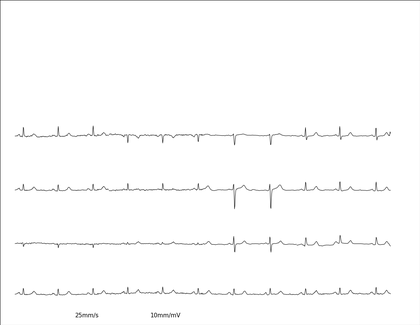
%> input picture Phase 1/ECG Image Generator/ecg-image-digitizer/images/1.png, 420 x 325 px, shrunk from 1100 x 850 before the run
$ octave --eval "result = ecg_gridest_margdist(imread('images/1.png'));"   (GNU Octave 9; MATLAB toolbox functions it lacks are replaced by stand-ins)
%> lines starting %> are read from the running program, lines starting %| are printed output that depends on the picture
### Phase 1/ECG Image Generator/ecg-image-digitizer/tanh_sat.m
function y = tanh_sat(x, param, varargin)
% tanh_sat - Saturates outlier samples using a tanh shape function
%
% Usage:
%   y = tanh_sat(x, param, mode)
% Inputs:
%   x: Input data, can be a vector or a matrix (channels x time)
%   param: Scaling factor for the saturation level:
%       - If mode == 'ksigma' or no mode defined: k times the standard deviation of each channel
%       - If mode = 'absolute': a vector of absolute thresholds used to
%           saturate each channel. If param is a scalar, the same value is
%           used for all channels
%   mode (optional): 'ksigma' or 'absolute'. Default is 'ksigma'
%
% Output:
%   y: Saturated data with outliers replaced by the saturation level
%
% Revision History:
%   2020: First release
%   2023: Renamed from deprecated version TanhSaturation()
%
% References:
%   Reza Sameni, 2020-2023
%   The Open-Source Electrophysiological Toolbox
%   https://github.com/alphanumericslab/OSET

if nargin > 2 && ~isempty(varargin{1})
    mode = varargin{1};
else
    mode = 'ksigma';
end

switch mode
    case 'ksigma'
        alpha = param * std(x, [], 2); % Compute the scaling factor based on the standard deviation of each channel
    case 'absolute'
        if isscalar(param)
            alpha = param * ones(1, size(x, 1));
        elseif isvector(param)
            if length(param) == size(x, 1)
                alpha = param;
            else
                error('Parameter must be a scalar or a vector with the same number of elements as the data channels');
            end
        end
    otherwise
        error('Undefined mode');
end

alpha = alpha(:); % Convert to a column vector
y = diag(alpha) * tanh(diag(1./alpha) * x); % Scale the input data and apply the tanh function to saturate outliers

### Phase 1/ECG Image Generator/ecg-image-digitizer/ecg_gridest_margdist.m
function [grid_size_hor, grid_size_ver, peak_gaps_hor, peak_gaps_ver, peak_amps_hor, peak_amps_ver] = ecg_gridest_margdist(img, varargin)
% ecg_gridest_margdist Estimates grid size in ECG images.
%
% This function analyzes an ECG image to estimate the grid size in both
% horizontal and vertical directions using the average marginal pixel
% densities of regular or random patches of the ECG. Potential horizontal
% and vertical grid sizes are returned for further evaluation
%
% Note: This function only detects regular grids. The returned values should
%   be evaluated based on the image DPI and ECG image style to map the grid
%   resolutions to physical time and amplitude units.
%
% Syntax:
%   [grid_size_hor, grid_size_ver, grid_spacing_hor_all_seg, grid_spacing_ver_all_seg] = ecg_gridest_margdist(img)
%   [grid_size_hor, grid_size_ver, grid_spacing_hor_all_seg, grid_spacing_ver_all_seg] = ecg_gridest_margdist(img, params)
%
% Inputs:
%   img - A 2D matrix representing the ECG image in grayscale or RGB formats.
%   params - (optional) A struct containing various parameters to control
%            the image processing and grid detection algorithm. Default
%            values are used if this argument is not provided or is partially
%            provided. See function implementation for details.
%
% Outputs:
%   grid_size_hor - Estimated grid size in the horizontal direction (in pixels).
%   grid_size_ver - Estimated grid size in the vertical direction (in pixels).
%   grid_spacing_hor_all_seg - Grid spacing for all segments in the
%                                     horizontal direction (in pixels).
%   grid_spacing_ver_all_seg - Grid spacing for all segments in the
%                                   vertical direction (in pixels).
%
% Example:
%   % Load an ECG image
%   img = imread('path/to/ecg_image.jpg');
%
%   % Estimate grid size with default parameters
%   [gh, gv, gsh, gsv] = ecg_gridest_margdist(img);
%
%   % Estimate grid size with custom parameters
%   params = struct('blur_sigma_in_inch', 0.8, 'remove_shadows', false);
%   [gh, gv, gsh, gsv] = ecg_gridest_margdist(img, params);
%
% Notes:
%   - The function requires Image Processing Toolbox for some operations.
%   - Edge detection is optional and can be controlled via the 'apply_edge_detection'
%     parameter in the params struct.
%   - The function uses histogram-based analysis for grid detection which
%     can be sensitive to image quality and resolution.
%
% Reference:
%   Reza Sameni, 2023, ECG-Image-Kit: A toolkit for ECG image analysis.
%   Available at: https://github.com/alphanumericslab/ecg-image-kit
%
% Revision History:
%   2023: First release
%

%% parse algorithm parameters
if nargin > 1
    params = varargin{1};
else
    params = [];
end

if ~isfield(params, 'blur_sigma_in_inch') || isempty(params.blur_sigma_in_inch)
    params.blur_sigma_in_inch = 1.0; % bluring filter sigma in inches
end
if ~isfield(params, 'paper_size_in_inch') || isempty(params.paper_size_in_inch)
    params.paper_size_in_inch = [11, 8.5]; % default paper size in inch (letter size)
end

if ~isfield(params, 'remove_shadows') || isempty(params.remove_shadows)
    params.remove_shadows = true; % remove shadows due to photography/scanning by default
end

if ~isfield(params, 'apply_edge_detection') || isempty(params.apply_edge_detection)
    params.apply_edge_detection = false; % detect grid on edge detection outputs
end

if ~isfield(params, 'cluster_peaks') || isempty(params.cluster_peaks)
    params.cluster_peaks = true; % cluster the marginal histogram peaks or not
end

if params.cluster_peaks
    if ~isfield(params, 'max_clusters') || isempty(params.max_clusters)
        params.max_clusters = 3; % number of clusters
    end

    if ~isfield(params, 'cluster_selection_method') || isempty(params.cluster_selection_method)
        params.cluster_selection_method = 'GAP_MIN_VAR'; % method for selecting clusters: 'GAP_MIN_VAR', 'MAX_AMP_PEAKS'
    end

end

if ~isfield(params, 'avg_quartile') || isempty(params.avg_quartile)
    params.avg_quartile = 50.0; % the middle quartile used for averaging the estimated grid gaps
end

if params.avg_quartile > 100.0
    error('avg_quartile parameter must be between 0 and 100.0');
end

if params.apply_edge_detection
    if ~isfield(params, 'post_edge_det_gauss_filt_std') || isempty(params.post_edge_det_gauss_filt_std)
        params.post_edge_det_gauss_filt_std = 0.01; % post edge detection line smoothing
    end

    if ~isfield(params, 'post_edge_det_sat') || isempty(params.post_edge_det_sat)
        params.post_edge_det_sat = true; % saturate densities or not
    end
    if params.post_edge_det_sat
        if ~isfield(params, 'sat_level_upper_prctile') || isempty(params.sat_level_upper_prctile)
            params.sat_level_upper_prctile = 99.0; % upper saturation threshold after bluring
        end
        if ~isfield(params, 'sat_level_lower_prctile') || isempty(params.sat_level_lower_prctile)
            params.sat_level_lower_prctile = 1.0; % lower saturation threshold after bluring
        end
    end
end

if ~isfield(params, 'sat_pre_grid_det') || isempty(params.sat_pre_grid_det)
    params.sat_pre_grid_det = true; % saturate densities or not (before spectral estimation)
end
if params.sat_pre_grid_det
    if ~isfield(params, 'sat_level_pre_grid_det') || isempty(params.sat_level_pre_grid_det)
        params.sat_level_pre_grid_det = 0.7; % saturation k-sigma before grid detection
    end
end

if ~isfield(params, 'num_seg_hor') || isempty(params.num_seg_hor)
    params.num_seg_hor = 4;
end

if ~isfield(params, 'num_seg_ver') || isempty(params.num_seg_ver)
    params.num_seg_ver = 4;
end

if ~isfield(params, 'hist_grid_det_method') || isempty(params.hist_grid_det_method)
    params.hist_grid_det_method = 'RANDOM_TILING'; %'REGULAR_TILING', 'RANDOM_TILING';
    if ~isfield(params, 'total_segments') || isempty(params.total_segments)
        params.total_segments = 100;
    end
end

if ~isfield(params, 'min_grid_resolution') || isempty(params.min_grid_resolution)
    params.min_grid_resolution = 1; % in pixels
end

if ~isfield(params, 'min_grid_peak_prom_prctile') || isempty(params.min_grid_peak_prom_prctile)
    params.min_grid_peak_prom_prctile = 2;
end

if ~isfield(params, 'detailed_plots') || isempty(params.detailed_plots)
    params.detailed_plots = 0; % 0 no plots, 1 some plots, 2 all plots (for diagnosis mode only)
end

width = size(img, 2);
%> width = 420
height = size(img, 1);
%> height = 325

%% convert image to gray scale if in RGB
if ndims(img) == 3
    img_gray = double(rgb2gray(img));
    img_gray = img_gray / max(img_gray(:));
else
    % invert and normalize greyscale image
    img_gray = double(img);
    img_gray = imcomplement(img_gray / max(img_gray(:)));
end

%% shaddow removal and intensity normalization
switch params.remove_shadows
    case true
        blurrring_sigma = mean([width * params.blur_sigma_in_inch / params.paper_size_in_inch(1), height * params.blur_sigma_in_inch / params.paper_size_in_inch(2)]);
%> blurrring_sigma = 38.21
        img_gray_blurred = imgaussfilt(img_gray, blurrring_sigma, 'Padding', 'symmetric');

        img_gray_normalized = img_gray ./ img_gray_blurred;
        img_gray_normalized = (img_gray_normalized - min(img_gray_normalized(:)))/(max(img_gray_normalized(:)) - min(img_gray_normalized(:)));

    case false
        img_gray_blurred = img_gray;
        img_gray_normalized = img_gray;

end

%% edge detection
if params.apply_edge_detection
    % Canny edge detection
    edges = edge(img_gray_normalized, 'Canny');

    % make the edges sharper
    % edges = bwmorph(edges, 'thin', Inf);
    edges = bwmorph(edges, 'skel', Inf);

    % smooth the lines
    blurrring_sigma = mean([width * params.post_edge_det_gauss_filt_std / params.paper_size_in_inch(1), height * params.post_edge_det_gauss_filt_std / params.paper_size_in_inch(2)]);
    edges_blurred = imgaussfilt(double(edges), blurrring_sigma);
    % edges_blurred = edges_blurred / max(edges_blurred(:));
    % edges_blurred = double(edges) / max(double(edges(:)));

    edges_blurred_sat = edges_blurred;
    % saturate extreme pixels
    if params.post_edge_det_sat
        % upper saturation level
        sat_level = prctile(edges_blurred(:), params.sat_level_upper_prctile);
        I_sat = edges_blurred > sat_level;
        edges_blurred_sat(I_sat) = sat_level;

        % lower saturation level
        sat_level = prctile(edges_blurred(:), params.sat_level_lower_prctile);
        I_sat = edges_blurred < sat_level;
        edges_blurred_sat(I_sat) = sat_level;
    end

    edges_blurred_sat = edges_blurred_sat / max(edges_blurred_sat(:));

    img_gray_normalized = imcomplement((edges_blurred_sat - min(edges_blurred_sat(:)))/(max(edges_blurred_sat(:)) - min(edges_blurred_sat(:))));
end

%% image density saturation
if params.sat_pre_grid_det
    img_sat = tanh_sat(1.0 - img_gray_normalized(:)', params.sat_level_pre_grid_det, 'ksigma')';%imbinarize(img_gray_normalized, 'adaptive','ForegroundPolarity','dark','Sensitivity',0.4);
%> in tanh_sat, `mode = varargin{1};`: mode = 'ksigma'
%> in tanh_sat, `alpha = param * std(x, [], 2);`: alpha = 0.0475
    img_gray_normalized = reshape(img_sat, size(img_gray_normalized));
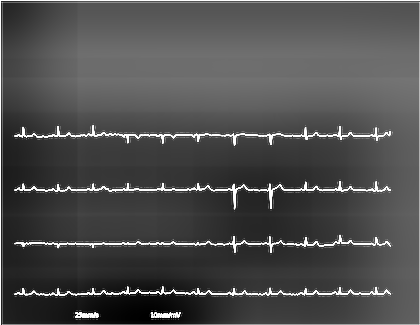
%> img_gray_normalized: size 325x420 double; min 0, max 0.0475, mean 0.0146; drawn with min black and max white
end

%% segmentation
seg_width = floor(width / params.num_seg_hor);
%> seg_width = 105
seg_height = floor(height / params.num_seg_ver);
%> seg_height = 81
switch params.hist_grid_det_method
    case 'REGULAR_TILING' % regular tiling across the entire image
        segments_stacked = zeros(seg_height, seg_width, params.num_seg_hor * params.num_seg_ver);
        k = 1;
        for i = 1 : params.num_seg_ver
            for j = 1 : params.num_seg_hor
                segments_stacked(:, :, k) = img_gray_normalized((i -1)*seg_height + 1 : i*seg_height, (j -1)*seg_width + 1 : j*seg_width);
                k = k + 1;
            end
        end
    case 'RANDOM_TILING' % random segments across the entire image
        segments_stacked = zeros(seg_height, seg_width, params.total_segments);
        for k = 1 : params.total_segments
            start_hor = randi(width - seg_width);
            start_ver = randi(height - seg_height);
            segments_stacked(:, :, k) = img_gray_normalized(start_ver : start_ver + seg_height-1, start_hor : start_hor + seg_width-1);
        end
end

%% horizontal/vertical histogram estimation per patch
grid_spacing_hor_all_seg = zeros(1, size(segments_stacked, 3));
grid_spacing_ver_all_seg = zeros(1, size(segments_stacked, 3));
peak_amps_hor = [];
peak_gaps_hor = [];
peak_amps_ver = [];
peak_gaps_ver = [];
for k = 1 : size(segments_stacked, 3)
    hist_hor = 1.0 - mean(segments_stacked(:, :, k), 2); % marginal intensity (black and white flipped)
    min_grid_peak_prominence = prctile(hist_hor, params.min_grid_peak_prom_prctile) - min(hist_hor);
    [pk_amps_hor, I_pk_hor] = findpeaks(hist_hor, 'MinPeakDistance', params.min_grid_resolution, 'MinPeakProminence', min_grid_peak_prominence);
    if length(pk_amps_hor) > 1
        peak_amps_hor = cat(1, peak_amps_hor, pk_amps_hor(2:end));
        peak_gaps_hor = cat(1, peak_gaps_hor, diff(I_pk_hor));
    end

    hist_ver = 1.0 - mean(segments_stacked(:, :, k), 1)'; % marginal intensity (black and white flipped)
    min_grid_peak_prominence = prctile(hist_ver, params.min_grid_peak_prom_prctile) - min(hist_ver);
    [pk_amps_ver, I_pk_ver] = findpeaks(hist_ver, 'MinPeakDistance', params.min_grid_resolution, 'MinPeakProminence', min_grid_peak_prominence);
    if length(pk_amps_ver) > 1
        peak_amps_ver = cat(1, peak_amps_ver, pk_amps_ver(2:end));
        peak_gaps_ver = cat(1, peak_gaps_ver, diff(I_pk_ver));
    end
end
%> this loop made 1 pass

%% calculate horizontal/vertical grid sizes based on the marginal distributions with max intensity
if params.cluster_peaks == false % direct method
    peak_gaps_prctiles = prctile(peak_gaps_hor, [50.0 - params.avg_quartile/2, 50.0 + params.avg_quartile/2]);
    grid_size_hor = mean(peak_gaps_hor(peak_gaps_hor >= peak_gaps_prctiles(1) & peak_gaps_hor <= peak_gaps_prctiles(2)), 'omitnan');

    peak_gaps_prctiles = prctile(peak_gaps_ver, [50.0 - params.avg_quartile/2, 50.0 + params.avg_quartile/2]);
    grid_size_ver = mean(peak_gaps_ver(peak_gaps_ver >= peak_gaps_prctiles(1) & peak_gaps_ver <= peak_gaps_prctiles(2)), 'omitnan');
else % indirect method (cluster the local peaks)
    eval_kmeans = @(X,K)(kmeans(X, K)); % use kmeans clustering
    klist = 1 : params.max_clusters; % the maximum number of clusters

    eva = evalclusters([peak_amps_hor(:), peak_gaps_hor(:)], eval_kmeans, 'CalinskiHarabasz', 'klist', klist); % use peak amps and gaps as features
    IDX_hor = kmeans(peak_amps_hor(:), eva.OptimalK);
    switch params.cluster_selection_method % method for selecting clusters: 'GAP_MIN_VAR', 'MAX_AMP_PEAKS'
        case 'GAP_MIN_VAR' % select the cluster with local peaks that are most regular in their gaps (have the smallest inter-peak gap variance)
            peak_gaps_per_cluster = zeros(1, eva.OptimalK);
            for cc = 1 : eva.OptimalK
                peak_gaps_per_cluster(cc) = std(peak_gaps_hor(IDX_hor == cc));
            end
            [~, selected_cluster_hor] = min(peak_gaps_per_cluster);
        case 'MAX_AMP_PEAKS' % select the cluster that has the highest marginal density
            peak_amps_per_cluster = zeros(1, eva.OptimalK);
            for cc = 1 : eva.OptimalK
                peak_amps_per_cluster(cc) = median(peak_amps_hor(IDX_hor == cc));
            end
            [~, selected_cluster_hor] = max(peak_amps_per_cluster);
        otherwise
            error('undefined cluster selection method')
    end
    % calculate the average of the middle of the distribution
    % (trimmed-mean) for robustness
    peak_gaps_selected_cluster = peak_gaps_hor(IDX_hor == selected_cluster_hor);
    peak_gaps_prctiles = prctile(peak_gaps_selected_cluster,[50.0 - params.avg_quartile/2, 50.0 + params.avg_quartile/2]);
    grid_size_hor = mean(peak_gaps_selected_cluster(peak_gaps_selected_cluster >= peak_gaps_prctiles(1) & peak_gaps_selected_cluster <= peak_gaps_prctiles(2)), 'omitnan');

    % repat the above steps for the vertical marginal densities
    eva = evalclusters([peak_amps_ver(:), peak_gaps_ver(:)], eval_kmeans, 'CalinskiHarabasz', 'klist', klist);
    IDX_ver = kmeans(peak_amps_ver(:), eva.OptimalK);
    switch params.cluster_selection_method % method for selecting clusters: 'GAP_MIN_VAR', 'MAX_AMP_PEAKS'
        case 'GAP_MIN_VAR'
            peak_gaps_per_cluster = zeros(1, eva.OptimalK);
            for cc = 1 : eva.OptimalK
                peak_gaps_per_cluster(cc) = std(peak_gaps_ver(IDX_ver == cc));
            end
            [~, selected_cluster_ver] = min(peak_gaps_per_cluster);
        case 'MAX_AMP_PEAKS'
            peak_amps_per_cluster = zeros(1, eva.OptimalK);
            for cc = 1 : eva.OptimalK
                peak_amps_per_cluster(cc) = median(peak_amps_ver(IDX_ver == cc));
            end
            [~, selected_cluster_ver] = max(peak_amps_per_cluster);
        otherwise
            error('undefined cluster selection method')
    end
    peak_gaps_selected_cluster = peak_gaps_ver(IDX_ver == selected_cluster_ver);
    peak_gaps_prctiles = prctile(peak_gaps_selected_cluster,[50.0 - params.avg_quartile/2, 50.0 + params.avg_quartile/2]);
    grid_size_ver = mean(peak_gaps_selected_cluster(peak_gaps_selected_cluster >= peak_gaps_prctiles(1) & peak_gaps_selected_cluster <= peak_gaps_prctiles(2)), 'omitnan');

end

%% plots used during development
if params.detailed_plots > 1
    figure
    hold on
    nn = 1 : length(hist_hor);
    plot(nn, hist_hor)
    plot(nn(I_peaks_hor), peak_amps_hor, 'ro')
    if params.cluster_peaks == true
        plot(nn(I_peaks_hor(IDX_hor == selected_cluster_hor)), peak_amps_hor(IDX_hor == selected_cluster_hor), 'gx', 'markersize', 12)
    end
    grid

    figure
    hold on
    nn = 1 : length(hist_ver);
    plot(nn, hist_ver)
    plot(nn(I_peaks_ver), peak_amps_ver, 'ro')
    if params.cluster_peaks == true
        plot(nn(I_peaks_ver(IDX_ver == selected_cluster_ver)), peak_amps_ver(IDX_ver == selected_cluster_ver), 'gx', 'markersize', 12)
    end
    grid
end
grid_size_hor = median(grid_spacing_hor_all_seg, 'omitnan');
grid_size_ver = median(grid_spacing_ver_all_seg, 'omitnan');

%% Plot results
if params.detailed_plots > 0
    figure
    subplot(2,2,1)
    imshow(img)
    title('img', 'interpreter', 'none')
    subplot(2,2,2)
    imshow(img_gray)
    title('img_gray', 'interpreter', 'none')
    subplot(2,2,3)
    imshow(img_gray_blurred)
    title('img_gray_blurred', 'interpreter', 'none')
    subplot(2,2,4)
    imshow(img_gray_normalized)
    title('img_gray_normalized', 'interpreter', 'none')
    sgtitle('Preprocessing stages (shaddow removal and intensity normalization)');

    figure
    subplot(121)
    histogram(peak_gaps_hor)
    title('Histogram of horizontal grid spacing estimate of all segments')

    subplot(122)
    histogram(peak_gaps_ver)
    title('Histogram of vertical grid spacing estimate of all segments')
end
%> (the run ends here)

$ run again, on Phase 1/ECG Image Generator/ecg-image-digitizer/images/2.png
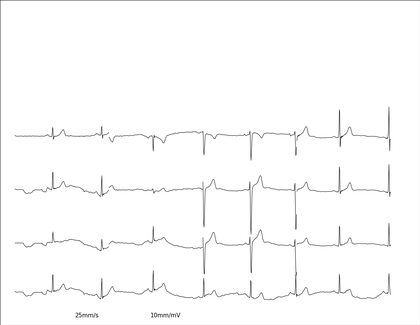
%> input picture Phase 1/ECG Image Generator/ecg-image-digitizer/images/2.png, 420 x 325 px, shrunk from 1100 x 850 before the run
%> mode = 'ksigma'
%> alpha = 0.0532
%> in ecg_gridest_margdist, `img_gray_normalized = reshape(img_sat, size(img_gray_normalized));`:
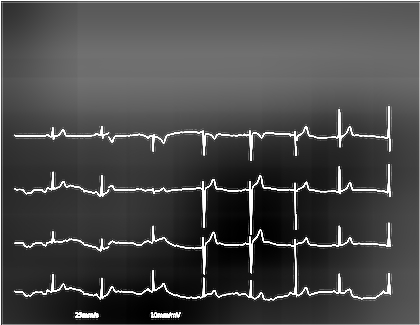
%> img_gray_normalized: size 325x420 double; min 0, max 0.0532, mean 0.0152; drawn with min black and max white
%> the loop in ecg_gridest_margdist, `for k = 1 : size(segments_stacked, 3)` made 1 pass
